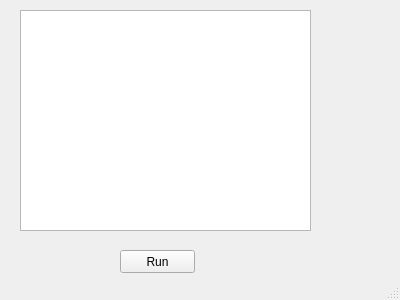
<?xml version="1.0" encoding="UTF-8"?>
<ui version="4.0">
 <class>MainWindow</class>
 <widget class="QMainWindow" name="MainWindow">
  <property name="geometry">
   <rect>
    <x>0</x>
    <y>0</y>
    <width>400</width>
    <height>300</height>
   </rect>
  </property>
  <property name="windowTitle">
   <string>MainWindow</string>
  </property>
  <widget class="QWidget" name="centralWidget">
   <widget class="QPushButton" name="pushButton">
    <property name="geometry">
     <rect>
      <x>120</x>
      <y>250</y>
      <width>75</width>
      <height>23</height>
     </rect>
    </property>
    <property name="text">
     <string>Run</string>
    </property>
   </widget>
   <widget class="QTextEdit" name="textEdit">
    <property name="geometry">
     <rect>
      <x>20</x>
      <y>10</y>
      <width>291</width>
      <height>221</height>
     </rect>
    </property>
   </widget>
  </widget>
  <widget class="QStatusBar" name="statusBar"/>
 </widget>
 <layoutdefault spacing="6" margin="11"/>
 <resources/>
 <connections/>
</ui>
